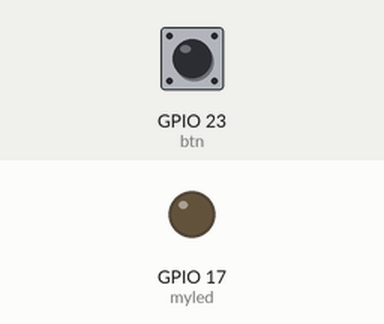
Recording of a program running on a simulated Raspberry Pi (BCM pin numbers). Parts: output pins drawn as LEDs (lit = HIGH). The inputs (shaded band) are chosen by the test bench; at power-on: GPIO 23 (btn) HIGH.

Above: at 1.2 s.
1.3 s: GPIO 23 (btn) pulled LOW for 0.15 s
At 1.37 s:
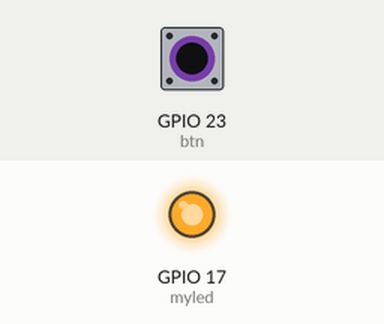
2.9 s: GPIO 23 (btn) pulled LOW for 3.2 s
At 7.3 s:
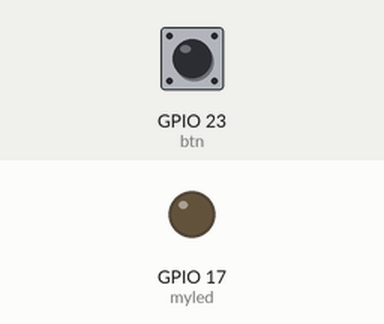
Timing chart, 0 to 8.8 s (numbered marks = the images above; inputs shaded):
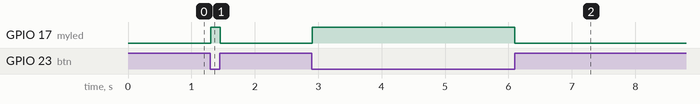

Measured:
- after the input at 1.3 s, GPIO 17 (myled): LOW → HIGH at once, → LOW 0.15 s later
- after the input at 2.9 s, GPIO 17 (myled): LOW → HIGH at once, → LOW 3.2 s later

The program:

sw-led-dio.py
```python
from gpiozero import DigitalInputDevice, DigitalOutputDevice
import time

btn = DigitalInputDevice(23, pull_up = True)

myled = DigitalOutputDevice(17)

while True:
    if btn.is_active:
        myled.on()
    else:
        myled.off()

    time.sleep(0.01)
```
